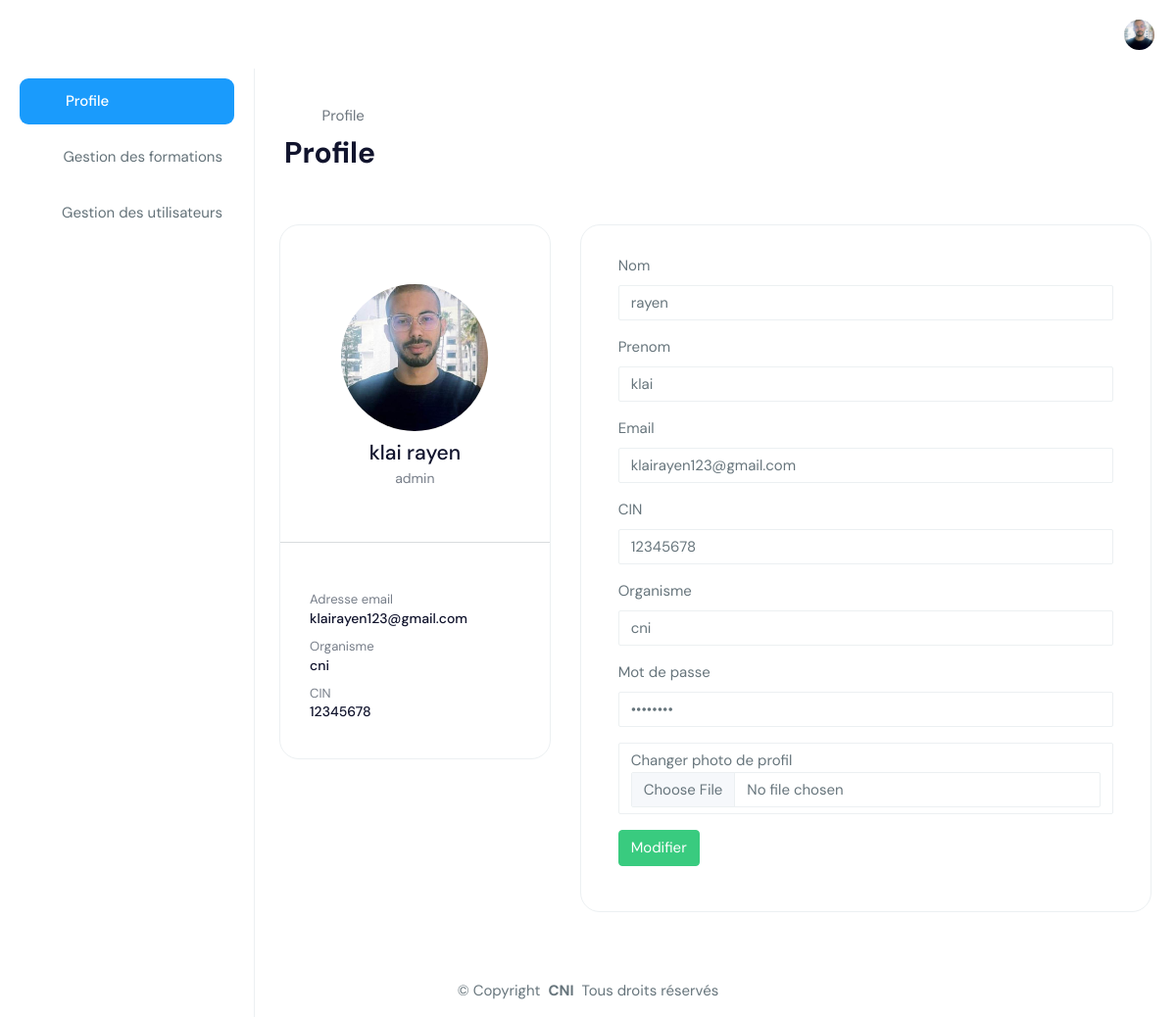
Page /admin (signed in) on the committed database.
### user/models.py (models this page shows, shortened)
class Profile(AbstractBaseUser, PermissionsMixin):
    email = models.EmailField(unique=True)
    first_name = models.CharField(max_length=30)
    last_name = models.CharField(max_length=30)
    cin_regex = RegexValidator(regex=r'^\d{8}$', message="CIN must be an 8-digit number.")
    cin = models.CharField(validators=[cin_regex], max_length=8)  # 8-digit number
    organisme = models.CharField(max_length=255)  # String field for organisme
    role = models.CharField(max_length=255)  # String field for role
    is_active = models.BooleanField(default=True)
    is_staff = models.BooleanField(default=False)
    img = models.ImageField(default='def.png',null=True,blank=True) # Image field for profile image
    objects = CustomUserManager()
    USERNAME_FIELD = 'email'
    REQUIRED_FIELDS = ['first_name', 'last_name', 'cin', 'organisme', 'role']

### customadmin/views.py (the view, shortened to what this page needs)
# urls.py: path('',views.Monprofile,name='monprofil'),
@custom_login_required
@staff_member_required
def Monprofile(request):
    user = request.user
    context = {
        'user': user,
        'messages': messages.get_messages(request)
    }
    return render(request, 'monprofile.html', context)

### templates/monProfile.html (shortened to what this page needs)
{% extends 'base.html' %}
{% load static %}
{% block content %}
<div class="page-wrapper">
<div class="page-breadcrumb">
    <div class="row align-items-center">
        <div class="col-6">
            <nav aria-label="breadcrumb">
                <ol class="breadcrumb mb-0 d-flex align-items-center">
                    <li class="breadcrumb-item"><a href="index.html" class="link"><i class="mdi mdi-home-outline fs-4"></i></a></li>
                    <li class="breadcrumb-item active" aria-current="page">Profile</li>
                </ol>
                </nav>
            <h1 class="mb-0 fw-bold">Profile</h1>
        </div>
    </div>
</div>
<div class="container-fluid">
    <div class="row">
        <div class="col-lg-4 col-xlg-3 col-md-5">
            <div class="card">
                <div class="card-body">
                    <center class="m-t-30"> <img src="{{user.img.url}}"
                            class="rounded-circle" width="150" />
                        <h4 class="card-title m-t-10">{{ user.first_name }} {{user.last_name}}</h4>
                        <h6 class="card-subtitle">{{user.role}}</h6>
                    </center>
                </div>
                <div>
                    <hr>
                </div>
                <div class="card-body"> <small class="text-muted">Adresse email</small>
                    <h6>{{user.email}}</h6> <small class="text-muted p-t-30 db">Organisme</small>
                    <h6>{{user.organisme}}</h6> <small class="text-muted p-t-30 db">CIN</small>
                    <h6>{{user.cin}}</h6>
                </div>
            </div>
        </div>
        <div class="col-lg-8 col-xlg-9 col-md-7">
            <div class="card">
                <div class="card-body">
                    <form method="POST" enctype="multipart/form-data" class="form-horizontal form-material mx-2">
                        <div class="form-group">
                            <label class="col-md-12">Nom</label>
                            <div class="col-md-12">
                                <input type="text" name="nom" value="{{user.last_name}}""
                                    class="form-control form-control-line">
                            </div>
                        </div>
                        <div class="form-group">
                            <label class="col-md-12">Prenom</label>
                            <div class="col-md-12">
                                <input type="text" name="prenom" value="{{user.first_name}}"
                                    class="form-control form-control-line">
                            </div>
                        </div>
                        <div class="form-group">
                            <label for="example-email" class="col-md-12">Email</label>
                            <div class="col-md-12">
                                <input type="email"  value={{user.email}}
                                    class="form-control form-control-line" name="email"
                                    id="email">
                            </div>
                        </div>
                        <div class="form-group">
                            <label class="col-md-12">CIN</label>
                            <div class="col-md-12">
                                <input type="text" name="cin" value={{user.cin}}
                                    class="form-control form-control-line">
                            </div>
                        </div>
                        <div class="form-group">
                            <label class="col-md-12">Organisme</label>
                            <div class="col-md-12">
                                <input name="org" type="text" name="org"  value="{{user.organisme}}"
                                    class="form-control form-control-line">
                            </div>
                        </div>
                        <div class="form-group">
                            <label class="col-md-12">Mot de passe</label>
                            <div class="col-md-12">
                                <input type="password" value="password"  name="pwd" class="form-control form-control-line">
                            </div>
                        </div>
                        <div class="form-group">
                            <label for="file" class="form-control form-control-line">
                                Changer photo de profil
                                <input type="file" name="file" id="file" class="form-control">
                                </label>
                        </div>
                        <div class="form-group">
                            <div class="col-sm-12">
                                <button type="submit" class="btn btn-success text-white">Modifier</button>
                            </div>
                        </div>
                    </form>
                </div>
            </div>
        </div>
    </div>
</div>
{% endblock %}

### templates/base.html (shortened to what this page needs)
<!DOCTYPE html>
<html dir="ltr" lang="en">
{% load static %}
<head>
    <link href="{% static 'assets/libs/chartist/dist/chartist.min.css'%}" rel="stylesheet">
    <link href="{% static 'assets/libs/chartist-plugin-tooltips/dist/chartist-plugin-tooltip.css'%}" rel="stylesheet">
    <link href="{% static 'dist/css/style.min.css'%}" rel="stylesheet">
</head>
<body>
    <div id="main-wrapper" data-layout="vertical" data-navbarbg="skin5" data-sidebartype="full"
        data-sidebar-position="absolute" data-header-position="absolute" data-boxed-layout="full">
        <header class="topbar" data-navbarbg="skin6">
            <nav class="navbar top-navbar navbar-expand-md navbar-light">
                <div class="navbar-collapse collapse" id="navbarSupportedContent" data-navbarbg="skin5">
                    <ul class="navbar-nav float-end">
                        <li class="nav-item dropdown">
                            <a class="nav-link dropdown-toggle text-muted waves-effect waves-dark pro-pic" href="#" id="navbarDropdown" role="button" data-bs-toggle="dropdown" aria-expanded="false">
                                <img src="{{user.img.url}}" alt="user" class="rounded-circle" width="31">
                            </a>
                        </li>
                    </ul>
                </div>
            </nav>
        </header>
        <aside class="left-sidebar" data-sidebarbg="skin6">
            <div class="scroll-sidebar"  >
                <nav class="sidebar-nav" >
                    <ul id="sidebarnav">
                        <li class="sidebar-item"> <a class="sidebar-link waves-effect waves-dark sidebar-link"
                            href="{% url 'monprofil' %}" aria-expanded="false"><i
                                    class="mdi mdi-account-network"></i><span class="hide-menu">Profile</span></a></li>
                                    <li class="sidebar-item"> <a class="sidebar-link waves-effect waves-dark sidebar-link"
                                href="{% url 'index' %}" aria-expanded="false"><i class="mdi mdi-chair-school"></i><span
                                    class="hide-menu">Gestion des formations</span></a></li>
                                        <li class="sidebar-item">
                                            <a class="sidebar-link waves-effect waves-dark sidebar-link"  href="{% url 'indexUser' 0 %}" aria-expanded="false"
                                                onmouseover="showSubMenu()" onmouseout="hideSubMenu()">
                                                <i class="mdi mdi-human-male-female"></i>
                                                <span class="hide-menu">Gestion des utilisateurs</span>
                                            </a>
                                        </li>
                    </ul>
                </nav>
            </div>
        </aside>
        {% block content %}
        {% endblock %}
    </div>
</body>
<div class="container copyright text-center mt-4">
    <p>&copy; <span>Copyright</span> <strong class="px-1">CNI</strong> <span>Tous droits réservés</span></p>
  </div>
</html>

### rows in the picture
Profile: img (picture), first_name "klai", last_name "rayen", role "admin", email "klairayen123@gmail.com", organisme "cni", cin "12345678", nom "rayen", prenom "klai", org "cni"
